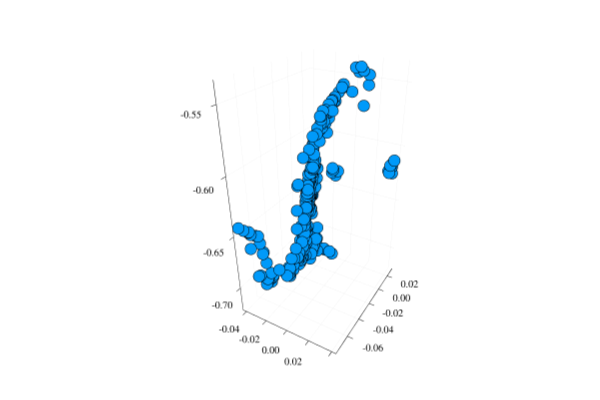

Notebook cell for this chart:
### Code cell
X = reduce(hcat, xs)
scatter(X[1,:], X[2,:], X[3,:], markersize = 2, markerstrokewidth = 1, legend = false)

### Figure 1 — Plotly figure (JSON) as saved in the notebook; plotly's stock layout.template omitted (floating-point values rounded to 4 significant figures; data arrays with more than 128 entries replaced by an {"elided": "..."} marker saying what was removed)
{"data": [{"colorbar": {"title": ""}, "legendgroup": "y1", "marker": {"color": "rgba(0, 154, 250, 1.000)", "line": {"color": "rgba(0, 0, 0, 1.000)", "width": 1}, "size": 4, "symbol": "circle"}, "mode": "markers", "name": "y1", "scene": "scene", "showlegend": true, "type": "scatter3d", "x": {"elided": "257 float values"}, "xaxis": "x", "y": {"elided": "257 float values"}, "yaxis": "y", "z": {"elided": "257 float values"}, "zaxis": "z", "zmax": null, "zmin": null}], "layout": {"annotations": [], "height": 400, "margin": {"b": 20, "l": 0, "r": 0, "t": 20}, "paper_bgcolor": "rgba(255, 255, 255, 1.000)", "plot_bgcolor": "rgba(255, 255, 255, 1.000)", "scene": {"camera": {"eye": {"x": 1.126, "y": -1.95, "z": 1.3}}, "domain": {"x": [0.08064, 0.9934], "y": [0.03762, 0.9902]}, "xaxis": {"gridcolor": "rgba(0, 0, 0, 0.100)", "gridwidth": 0.5, "linecolor": "rgba(0, 0, 0, 1.000)", "mirror": false, "range": [-0.04342, 0.04356], "showgrid": true, "showline": true, "showticklabels": true, "tickangle": 0, "tickcolor": "rgb(0, 0, 0)", "tickfont": {"color": "rgba(0, 0, 0, 1.000)", "family": "sans-serif", "size": 11}, "tickmode": "array", "ticks": "inside", "ticktext": ["-0.04", "-0.02", "0.00", "0.02", "0.04"], "tickvals": [-0.04, -0.02, 0, 0.02, 0.04], "title": "", "titlefont": {"color": "rgba(0, 0, 0, 1.000)", "family": "sans-serif", "size": 15}, "type": "-", "visible": true, "zeroline": false, "zerolinecolor": "rgba(0, 0, 0, 1.000)"}, "yaxis": {"gridcolor": "rgba(0, 0, 0, 0.100)", "gridwidth": 0.5, "linecolor": "rgba(0, 0, 0, 1.000)", "mirror": false, "range": [-0.07863, 0.0318], "showgrid": true, "showline": true, "showticklabels": true, "tickangle": 0, "tickcolor": "rgb(0, 0, 0)", "tickfont": {"color": "rgba(0, 0, 0, 1.000)", "family": "sans-serif", "size": 11}, "tickmode": "array", "ticks": "inside", "ticktext": ["-0.06", "-0.04", "-0.02", "0.00", "0.02"], "tickvals": [-0.06, -0.04, -0.02, 0, 0.02], "title": "", "titlefont": {"color": "rgba(0, 0, 0, 1.000)", "family": "sans-serif", "size": 15}, "type": "-", "visible": true, "zeroline": false, "zerolinecolor": "rgba(0, 0, 0, 1.000)"}, "zaxis": {"gridcolor": "rgba(0, 0, 0, 0.100)", "gridwidth": 0.5, "linecolor": "rgba(0, 0, 0, 1.000)", "mirror": false, "range": [-0.7239, -0.5349], "showgrid": true, "showline": true, "showticklabels": true, "tickangle": 0, "tickcolor": "rgb(0, 0, 0)", "tickfont": {"color": "rgba(0, 0, 0, 1.000)", "family": "sans-serif", "size": 11}, "tickmode": "array", "ticks": "inside", "ticktext": ["-0.70", "-0.65", "-0.60", "-0.55"], "tickvals": [-0.7, -0.65, -0.6, -0.55], "title": "", "titlefont": {"color": "rgba(0, 0, 0, 1.000)", "family": "sans-serif", "size": 15}, "type": "-", "visible": true, "zeroline": false, "zerolinecolor": "rgba(0, 0, 0, 1.000)"}}, "showlegend": false, "width": 600}}
